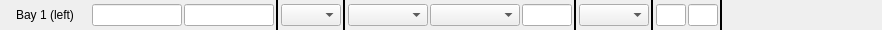
                      <widget class="QFrame" name="frame_12">
                       <property name="maximumSize">
                        <size>
                         <width>16777215</width>
                         <height>30</height>
                        </size>
                       </property>
                       <property name="frameShape">
                        <enum>QFrame::NoFrame</enum>
                       </property>
                       <property name="frameShadow">
                        <enum>QFrame::Raised</enum>
                       </property>
                       <property name="lineWidth">
                        <number>0</number>
                       </property>
                       <layout class="QHBoxLayout" name="horizontalLayout_31">
                        <property name="spacing">
                         <number>2</number>
                        </property>
                        <property name="leftMargin">
                         <number>0</number>
                        </property>
                        <property name="topMargin">
                         <number>0</number>
                        </property>
                        <property name="rightMargin">
                         <number>0</number>
                        </property>
                        <property name="bottomMargin">
                         <number>0</number>
                        </property>
                        <item>
                         <layout class="QHBoxLayout" name="horizontalLayout_32">
                          <property name="spacing">
                           <number>2</number>
                          </property>
                          <item>
                           <widget class="QLabel" name="label_62">
                            <property name="minimumSize">
                             <size>
                              <width>90</width>
                              <height>0</height>
                             </size>
                            </property>
                            <property name="maximumSize">
                             <size>
                              <width>90</width>
                              <height>16777215</height>
                             </size>
                            </property>
                            <property name="text">
                             <string>Bay 1 (left)</string>
                            </property>
                            <property name="alignment">
                             <set>Qt::AlignCenter</set>
                            </property>
                           </widget>
                          </item>
                          <item>
                           <widget class="PyDMLineEdit" name="PyDMLineEdit_30">
                            <property name="minimumSize">
                             <size>
                              <width>90</width>
                              <height>0</height>
                             </size>
                            </property>
                            <property name="maximumSize">
                             <size>
                              <width>90</width>
                              <height>16777215</height>
                             </size>
                            </property>
                            <property name="toolTip">
                             <string/>
                            </property>
                            <property name="alignment">
                             <set>Qt::AlignCenter</set>
                            </property>
                            <property name="precisionFromPV" stdset="0">
                             <bool>false</bool>
                            </property>
                            <property name="channel" stdset="0">
                             <string>ca://TPR:${LOCA}:${IOC_UNIT}:${INST}:TRG09_SYS2_TWID</string>
                            </property>
                           </widget>
                          </item>
                          <item>
                           <widget class="PyDMLineEdit" name="PyDMLineEdit_31">
                            <property name="minimumSize">
                             <size>
                              <width>90</width>
                              <height>0</height>
                             </size>
                            </property>
                            <property name="maximumSize">
                             <size>
                              <width>90</width>
                              <height>16777215</height>
                             </size>
                            </property>
                            <property name="toolTip">
                             <string/>
                            </property>
                            <property name="alignment">
                             <set>Qt::AlignCenter</set>
                            </property>
                            <property name="precisionFromPV" stdset="0">
                             <bool>false</bool>
                            </property>
                            <property name="channel" stdset="0">
                             <string>ca://TPR:${LOCA}:${IOC_UNIT}:${INST}:TRG09_SYS2_TDES</string>
                            </property>
                           </widget>
                          </item>
                          <item>
                           <widget class="Line" name="line_24">
                            <property name="frameShadow">
                             <enum>QFrame::Plain</enum>
                            </property>
                            <property name="lineWidth">
                             <number>2</number>
                            </property>
                            <property name="orientation">
                             <enum>Qt::Vertical</enum>
                            </property>
                           </widget>
                          </item>
                          <item>
                           <widget class="PyDMEnumComboBox" name="PyDMEnumComboBox_22">
                            <property name="minimumSize">
                             <size>
                              <width>60</width>
                              <height>0</height>
                             </size>
                            </property>
                            <property name="maximumSize">
                             <size>
                              <width>60</width>
                              <height>16777215</height>
                             </size>
                            </property>
                            <property name="toolTip">
                             <string/>
                            </property>
                            <property name="channel" stdset="0">
                             <string>ca://TPR:${LOCA}:${IOC_UNIT}:${INST}:CH09_RATEMODE</string>
                            </property>
                           </widget>
                          </item>
                          <item>
                           <widget class="Line" name="line_25">
                            <property name="frameShadow">
                             <enum>QFrame::Plain</enum>
                            </property>
                            <property name="lineWidth">
                             <number>2</number>
                            </property>
                            <property name="orientation">
                             <enum>Qt::Vertical</enum>
                            </property>
                           </widget>
                          </item>
                          <item>
                           <widget class="PyDMEnumComboBox" name="PyDMEnumComboBox_23">
                            <property name="minimumSize">
                             <size>
                              <width>80</width>
                              <height>0</height>
                             </size>
                            </property>
                            <property name="maximumSize">
                             <size>
                              <width>80</width>
                              <height>16777215</height>
                             </size>
                            </property>
                            <property name="toolTip">
                             <string/>
                            </property>
                            <property name="channel" stdset="0">
                             <string>ca://TPR:${LOCA}:${IOC_UNIT}:${INST}:CH09_FIXEDRATE</string>
                            </property>
                           </widget>
                          </item>
                          <item>
                           <widget class="PyDMEnumComboBox" name="PyDMEnumComboBox_24">
                            <property name="minimumSize">
                             <size>
                              <width>90</width>
                              <height>0</height>
                             </size>
                            </property>
                            <property name="maximumSize">
                             <size>
                              <width>90</width>
                              <height>16777215</height>
                             </size>
                            </property>
                            <property name="toolTip">
                             <string/>
                            </property>
                            <property name="channel" stdset="0">
                             <string>ca://TPR:${LOCA}:${IOC_UNIT}:${INST}:CH09_DESTMODE</string>
                            </property>
                           </widget>
                          </item>
                          <item>
                           <widget class="PyDMLineEdit" name="PyDMLineEdit_32">
                            <property name="minimumSize">
                             <size>
                              <width>50</width>
                              <height>0</height>
                             </size>
                            </property>
                            <property name="maximumSize">
                             <size>
                              <width>50</width>
                              <height>16777215</height>
                             </size>
                            </property>
                            <property name="toolTip">
                             <string/>
                            </property>
                            <property name="alignment">
                             <set>Qt::AlignCenter</set>
                            </property>
                            <property name="channel" stdset="0">
                             <string>ca://TPR:${LOCA}:${IOC_UNIT}:${INST}:CH09_DESTMASK</string>
                            </property>
                            <property name="displayFormat" stdset="0">
                             <enum>PyDMLineEdit::Hex</enum>
                            </property>
                           </widget>
                          </item>
                          <item>
                           <widget class="Line" name="line_26">
                            <property name="frameShadow">
                             <enum>QFrame::Plain</enum>
                            </property>
                            <property name="lineWidth">
                             <number>2</number>
                            </property>
                            <property name="orientation">
                             <enum>Qt::Vertical</enum>
                            </property>
                           </widget>
                          </item>
                          <item>
                           <widget class="PyDMEnumComboBox" name="PyDMEnumComboBox_25">
                            <property name="minimumSize">
                             <size>
                              <width>70</width>
                              <height>0</height>
                             </size>
                            </property>
                            <property name="maximumSize">
                             <size>
                              <width>70</width>
                              <height>16777215</height>
                             </size>
                            </property>
                            <property name="toolTip">
                             <string/>
                            </property>
                            <property name="channel" stdset="0">
                             <string>ca://TPR:${LOCA}:${IOC_UNIT}:${INST}:CH09_ACRATE</string>
                            </property>
                           </widget>
                          </item>
                          <item>
                           <widget class="Line" name="line_27">
                            <property name="frameShadow">
                             <enum>QFrame::Plain</enum>
                            </property>
                            <property name="lineWidth">
                             <number>2</number>
                            </property>
                            <property name="orientation">
                             <enum>Qt::Vertical</enum>
                            </property>
                           </widget>
                          </item>
                          <item>
                           <widget class="PyDMLineEdit" name="PyDMLineEdit_33">
                            <property name="minimumSize">
                             <size>
                              <width>30</width>
                              <height>0</height>
                             </size>
                            </property>
                            <property name="maximumSize">
                             <size>
                              <width>30</width>
                              <height>16777215</height>
                             </size>
                            </property>
                            <property name="toolTip">
                             <string/>
                            </property>
                            <property name="alignment">
                             <set>Qt::AlignCenter</set>
                            </property>
                            <property name="channel" stdset="0">
                             <string>ca://TPR:${LOCA}:${IOC_UNIT}:${INST}:CH09_SEQNUM</string>
                            </property>
                           </widget>
                          </item>
                          <item>
                           <widget class="PyDMLineEdit" name="PyDMLineEdit_34">
                            <property name="minimumSize">
                             <size>
                              <width>30</width>
                              <height>0</height>
                             </size>
                            </property>
                            <property name="maximumSize">
                             <size>
                              <width>30</width>
                              <height>16777215</height>
                             </size>
                            </property>
                            <property name="toolTip">
                             <string/>
                            </property>
                            <property name="alignment">
                             <set>Qt::AlignCenter</set>
                            </property>
                            <property name="channel" stdset="0">
                             <string>ca://TPR:${LOCA}:${IOC_UNIT}:${INST}:CH09_SEQNUM</string>
                            </property>
                           </widget>
                          </item>
                          <item>
                           <widget class="Line" name="line_36">
                            <property name="frameShadow">
                             <enum>QFrame::Plain</enum>
                            </property>
                            <property name="lineWidth">
                             <number>2</number>
                            </property>
                            <property name="orientation">
                             <enum>Qt::Vertical</enum>
                            </property>
                           </widget>
                          </item>
                          <item>
                           <widget class="PyDMLabel" name="PyDMLabel_18">
                            <property name="minimumSize">
                             <size>
                              <width>100</width>
                              <height>0</height>
                             </size>
                            </property>
                            <property name="maximumSize">
                             <size>
                              <width>100</width>
                              <height>16777215</height>
                             </size>
                            </property>
                            <property name="toolTip">
                             <string/>
                            </property>
                            <property name="alignment">
                             <set>Qt::AlignCenter</set>
                            </property>
                            <property name="showUnits" stdset="0">
                             <bool>true</bool>
                            </property>
                            <property name="precisionFromPV" stdset="0">
                             <bool>false</bool>
                            </property>
                            <property name="alarmSensitiveContent" stdset="0">
                             <bool>true</bool>
                            </property>
                            <property name="channel" stdset="0">
                             <string>ca://TPR:${LOCA}:${IOC_UNIT}:${INST}:CH09_RATE</string>
                            </property>
                           </widget>
                          </item>
                          <item>
                           <widget class="PyDMByteIndicator" name="PyDMByteIndicator_2">
                            <property name="minimumSize">
                             <size>
                              <width>15</width>
                              <height>15</height>
                             </size>
                            </property>
                            <property name="maximumSize">
                             <size>
                              <width>15</width>
                              <height>15</height>
                             </size>
                            </property>
                            <property name="toolTip">
                             <string/>
                            </property>
                            <property name="channel" stdset="0">
                             <string>ca://TPR:${LOCA}:${IOC_UNIT}:${INST}:CH09_SYS2_TCTL</string>
                            </property>
                            <property name="showLabels" stdset="0">
                             <bool>false</bool>
                            </property>
                            <property name="labels" stdset="0">
                             <stringlist>
                              <string></string>
                             </stringlist>
                            </property>
                           </widget>
                          </item>
                          <item>
                           <spacer name="horizontalSpacer_19">
                            <property name="orientation">
                             <enum>Qt::Horizontal</enum>
                            </property>
                            <property name="sizeHint" stdset="0">
                             <size>
                              <width>40</width>
                              <height>20</height>
                             </size>
                            </property>
                           </spacer>
                          </item>
                         </layout>
                        </item>
                       </layout>
                      </widget>
